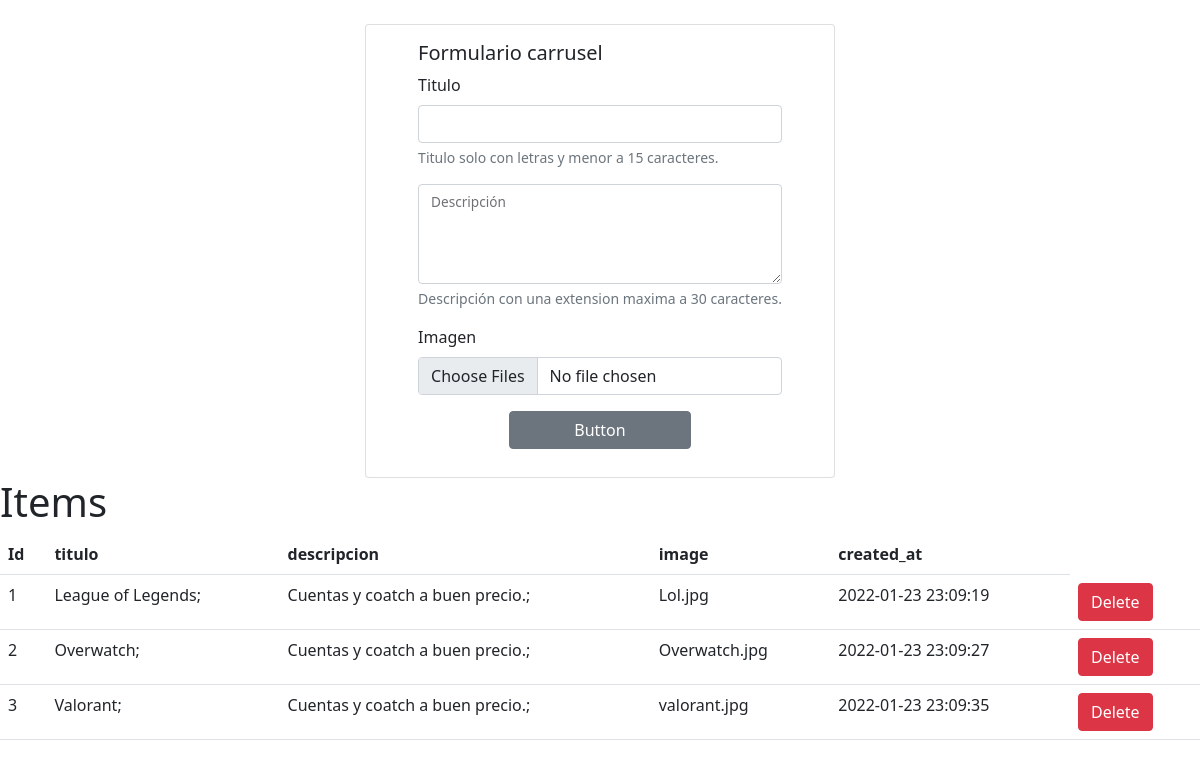
/Front-End/Componentes/Carrusel/Back-end-Carrusel/index.php, run on an earlier commit of the app's database.
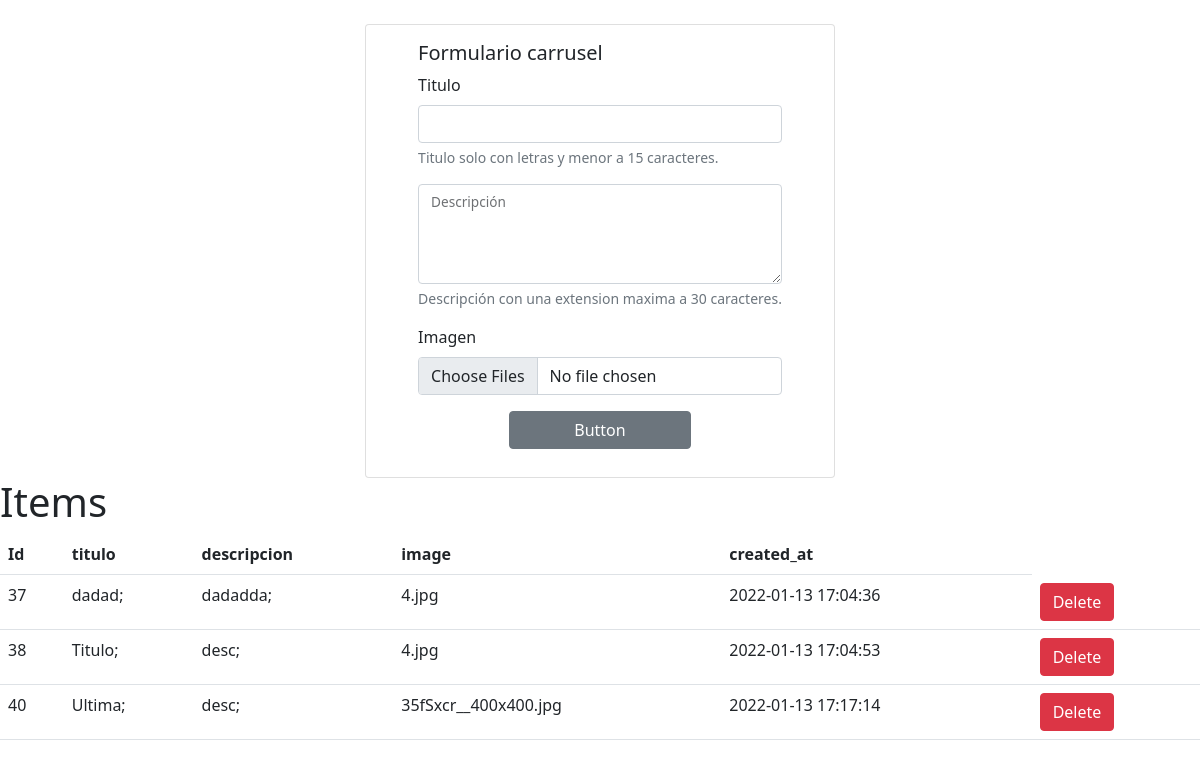
And on a later commit of the database.
### tables this page shows
CREATE TABLE `carrusel` (
  `id` int(11) NOT NULL,
  `titulo` varchar(255) DEFAULT NULL,
  `descripcion` varchar(255) DEFAULT NULL,
  `image` varchar(255) DEFAULT NULL,
  `created_at` datetime NOT NULL
);

### Front-End/Componentes/Carrusel/Back-end-Carrusel/index.php (the view, shortened to what this page needs)
<!DOCTYPE html>
<html lang="en">
<head>
    <?php
    include("../../../../Boostrap_Thinks/boostrap.php");
    ?>
</head>
<body>
    <form action="db.php" method="post">
        <div class="position-relative">
            <div class="card mx-auto mt-4 " style="max-width: 470px; align-items:center;">
                <div class="card-body">
                    <h5 class="card-title">Formulario carrusel</h5>
                    <div class="mb-3">
                        <label for="exampleInputEmail1" class="form-label">Titulo</label>
                        <input type="name" class="form-control" id="titulo" name="titulo">
                        <div id="emailHelp" class="form-text">Titulo solo con letras y menor a 15 caracteres.</div>
                    </div>
                    <div class="mb-3">
                        <div class="form-floating">
                            <textarea class="form-control" id="descripcion" name="descripcion" style="height: 100px"></textarea>
                            <label for="floatingTextarea2">Descripción</label>
                            <div id="emailHelp" class="form-text">Descripción con una extension maxima a 30 caracteres.</div>
                        </div>
                    </div>
                    <div class="mb-3">
                        <label for="formFileMultiple" class="form-label">Imagen</label>
                        <input class="form-control" type="file" id="imagen" name="imagen" multiple>
                    </div>
                    <div class="d-grid gap-2 col-6 mx-auto">
                        <button class="btn btn-secondary" type="submit">Button</button>
                    </div>
                </div>
            </div>
    </form>
    <?PHP
    function mysql_levelUp()
    {
        return new mysqli("localhost", "root", "", "levelup");
    }
    $conn = mysql_levelUp();
    $result = $conn->query("select * from carrusel");
    $chequeo = mysqli_num_rows($result);
    echo "<h1>Items</h1>";
    echo "<div>";
    if ($chequeo > 0) {
        echo
            "<table class='table'>
                <tr>
                    <th scope='col'>Id</th>
                    <th scope='col'>titulo</th>
                    <th scope='col'>descripcion</th>
                    <th scope='col'>image</th>
                    <th scope='col'>created_at</th>
                </tr>";
        while ($row = mysqli_fetch_assoc($result)) {
            echo "<tr>
                <td>" . $row['id'] . "</td>
                <td>" . $row['titulo'] . "</td>
                <td>" . $row['descripcion'] . "</td>
                <td>" . $row['image'] . "</td>
                <td>" . $row['created_at'] . "</td>
                <td>
                    <form method='post' action='db.php'>
                        <input id='delete' type='hidden' class='btn btn-danger' name='delete' value=".$row['id']."></input>
                        <button type='submit' class='btn btn-danger'>Delete</button>
                    </form>
                </td>
            </tr>
            ";
        }
        echo "</table></div>";
    } else {
        echo "No results<br>";
    }
    ?>
</body>
</html>

### Boostrap_Thinks/boostrap.php (shortened to what this page needs)
<link href="https://cdn.jsdelivr.net/npm/bootstrap@5.0.2/dist/css/bootstrap.min.css" rel="stylesheet">
<link rel="stylesheet" href="https://cdn.jsdelivr.net/npm/boxicons@latest/css/boxicons.min.css">
<link href='https://unpkg.com/boxicons@2.0.7/css/boxicons.min.css' rel='stylesheet'>

What changed in the data, as far as the page shows it:
removed carrusel: id "1", titulo "League of Legends;", descripcion "Cuentas y coatch a buen precio.;", image "Lol.jpg", created_at "2022-01-23 23:09:19"
removed carrusel: id "2", titulo "Overwatch;", descripcion "Cuentas y coatch a buen precio.;", image "Overwatch.jpg", created_at "2022-01-23 23:09:27"
removed carrusel: id "3", titulo "Valorant;", descripcion "Cuentas y coatch a buen precio.;", image "valorant.jpg", created_at "2022-01-23 23:09:35"
added carrusel: id "37", titulo "dadad;", descripcion "dadadda;", image "4.jpg", created_at "2022-01-13 17:04:36"
added carrusel: id "38", titulo "Titulo;", descripcion "desc;", image "4.jpg", created_at "2022-01-13 17:04:53"
added carrusel: id "40", titulo "Ultima;", descripcion "desc;", image "35fSxcr__400x400.jpg", created_at "2022-01-13 17:17:14"
